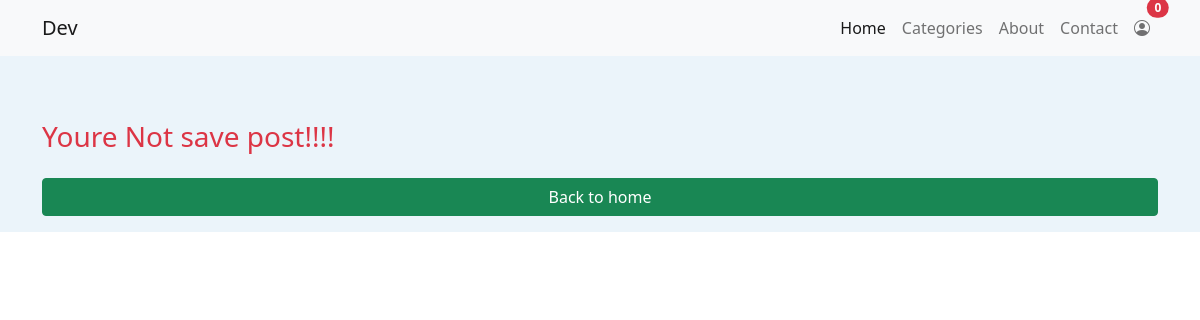
The app's page /bookmark/ (signed in), older data.
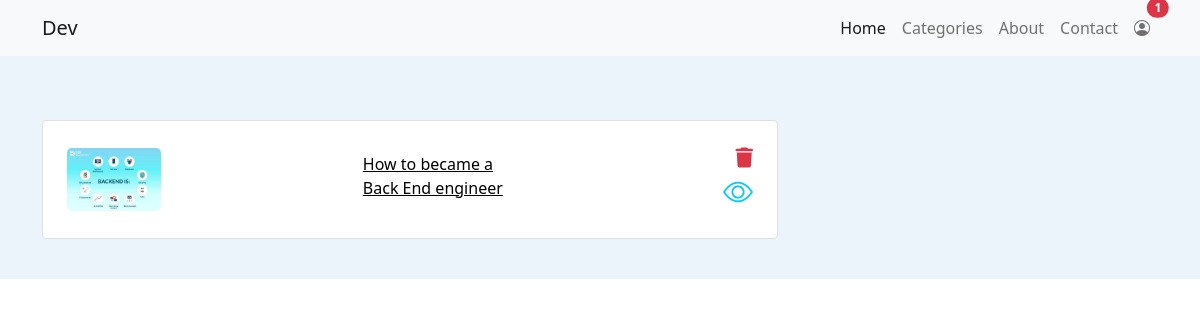
The same page, newer data.
### blog/models.py (models this page shows, shortened)
class Bookmark(models.Model):
    user = models.ForeignKey(User, on_delete=models.CASCADE)
    post = models.ForeignKey(Post, on_delete=models.CASCADE)
    created_at = models.DateTimeField(auto_now_add=True)

class Post(models.Model):
  title = models.CharField(max_length=300)
  image = models.ImageField(upload_to='Post/',default='default.png')
  description = RichTextField()
  sub_category = models.ForeignKey(SubCategory,on_delete=models.CASCADE,blank=True,null=True)
  category = models.ForeignKey(Category,on_delete=models.CASCADE,blank=True,null=True)
  status = models.ForeignKey(Status,on_delete=models.CASCADE,blank=True,null=True)
  slug =AutoSlugField(populate_from='title',unique=True)
  likes = models.IntegerField(default=0,null=True,blank=True)
  comments = models.IntegerField(default=0,null=True,blank=True)
  bookmarks = models.IntegerField(default=0,null=True,blank=True)
  isLike = models.BooleanField(default=False, null=True,blank=True)
  isBookmark = models.BooleanField(default=False, null=True,blank=True)
  video_url = models.URLField(null=True, blank=True)
  tutorial_url = models.URLField(null=True, blank=True)

### blog/views.py (the view)
# urls.py: path('bookmark/', bookmarksCollection, name='bookmark'),
@login_required(login_url='login')
def bookmarksCollection(request):
    bookmarks=Bookmark.objects.filter(user=request.user)
    context={
        'bookmarks': bookmarks
    }
    return render(request,'bookmarks.html',context)

### blog/context_processors.py (called while the page is built)
def category(request):
    categories = Category.objects.filter(parent_category=None)
    context = {
        'categories':categories
    }
    return context

### blog/templatetags/bookmark_count.py (called while the page is built)
@register.filter()
def bookmark_count(user):
  if user.is_authenticated:
    bookmark_count = Bookmark.objects.filter(user=user).count()
    return bookmark_count
  else:
    return 0

### blog/templates/bookmarks.html
{% extends "base.html" %}
{% block content %}
<section>
  <div class="container mt-5">
    {% if bookmarks %}
    <div class="row mt-4">
      <div class="col-md-8">
        {% for p in bookmarks %}
        <div class="card rounded-3 mb-4">
          <div class="card-body p-4">
            <div class="row d-flex justify-content-between align-items-center">
              <div class="col-md-2 col-lg-2 col-xl-2">
                <a href="{% url 'postDetails' p.post.slug  %}">
                  <img
                  src="/media/{{p.post.image}}"
                  class="img-fluid rounded-3"
                  alt=""
                />
                </a>
              </div>
              <div class="col-md-3 col-lg-3 col-xl-3">
              <a style="color: black" href="{% url 'postDetails' p.post.slug  %}">
                <p class=" mb-2">{{p.post.title}}</p>
              </a>
              </div>
              <div class="col-md-1 col-lg-1 col-xl-1 text-end">
                <a href="{% url 'remove_bookmark' p.pk %}" class="text-danger">
                  <i class="fas fa-trash fa-lg"></i>
                </a>
                <a  href="{% url 'postDetails' p.post.slug  %}" class="text-info ">
                  <i class="bi bi-eye " style="font-size: 30px;"></i>
                </a>
              </div>
            </div>
          </div>
        </div>
        {% endfor %}
</div>
      {% else %}
    <h3 class="text-danger">Youre Not save post!!!!</h3>
    <a href="{% url 'home'  %}">
      <button class="btn btn-success btn-block mt-3 me-2">Back to home</button>
    </a>
    {% endif %}
      </div>
</section>
{% endblock  %}

### blog/templates/base.html (shortened to what this page needs)
{% load static %}
<!DOCTYPE html>
<html lang="en">
  <head>
    <link
      rel="stylesheet"
      href="https://stackpath.bootstrapcdn.com/bootstrap/4.5.2/css/bootstrap.min.css"
    />
    <link
      rel="stylesheet"
      href="https://cdn.jsdelivr.net/npm/bootstrap-icons@1.18.0/font/bootstrap-icons.css"
    />
    <link
      rel="stylesheet"
      href="https://cdnjs.cloudflare.com/ajax/libs/font-awesome/5.15.3/css/all.min.css"
    />
    <link
      rel="stylesheet"
      href="https://cdn.jsdelivr.net/npm/bootstrap-icons@1.3.0/font/bootstrap-icons.css"
    />
    <link rel="stylesheet" href="{% static 'css/styles.css' %}" />
    <link rel="stylesheet" type="text/css" href="https://cdn.jsdelivr.net/npm/toastify-js/src/toastify.min.css">
    <link href="https://stackpath.bootstrapcdn.com/bootstrap/5.1.0/css/bootstrap.min.css" rel="stylesheet">
  </head>
  <body>
    {% load bookmark_count %}
    <nav class="navbar navbar-expand-lg navbar-light bg-light">
      <div class="container">
        <a class="navbar-brand" href="{% url 'home'  %}">Dev</a>
        <div class="collapse navbar-collapse" id="navbarNav">
          <ul class="navbar-nav ml-auto">
            <li class="nav-item active">
              <a class="nav-link" href="{% url 'home'  %}">Home</a>
            </li>
            <li class="nav-item custom-dropdown">
              <a
                class="nav-link"
                href="#"
                id="navbarDropdown"
                role="button"
                data-toggle="dropdown"
                aria-haspopup="true"
                aria-expanded="false"
              >
                Categories
              </a>
            </li>
            <li class="nav-item">
              <a class="nav-link" href="{% url 'about'  %}">About</a>
            </li>
            <li class="nav-item">
              <a class="nav-link" href="{% url 'contact' %}">Contact</a>
            </li>
            {% if user.is_authenticated %}
            <li class="nav-item profile-dropdown position-relative">
              <a
                class="nav-link"
                href="#"
                id="profileDropdown"
                role="button"
                data-toggle="dropdown"
                aria-haspopup="true"
                aria-expanded="false"
              >
                {% if user.profile.image.url %}<img
                  src="{{ user.profile.image.url }}"
                  alt="Profile Picture"
                  class="img-fluid rounded-circle"
                  style="width: 40px; height: 40px"
                />
                <span
                  style="color: #fff"
                  class="position-absolute top-0 start-100 translate-middle badge rounded-pill bg-danger"
                >
                  {{request.user|bookmark_count}}
                </span>
                {% else %}
                <i class="bi bi-person-circle" size="20"></i>
                <span
                  style="color: #fff"
                  class="position-absolute top-0 start-100 translate-middle badge rounded-pill bg-danger"
                >
                  {{request.user|bookmark_count}}
                </span>
                {% endif %}
              </a>
            </li>
            {% else %}
            <li class="nav-item">
              <a class="nav-link" href="{% url 'login' %}">Sign Up</a>
            </li>
            {% endif %}
          </ul>
        </div>
      </div>
    </nav>
    <section class="py-3 w-100 h-100" style="background-color: #ebf4fa">
      {% block content %}{% endblock content %}
    </section>
  </body>
</html>

Row changes from the older to the newer data that the page shows:
added Bookmark: post.image (picture), post "How to became a Back End engineer"
Text that changed along with them:
{{ request.user|bookmark_count }}: "0" → "1"
text no longer shown: "Youre Not save post!!!! Back to home"
